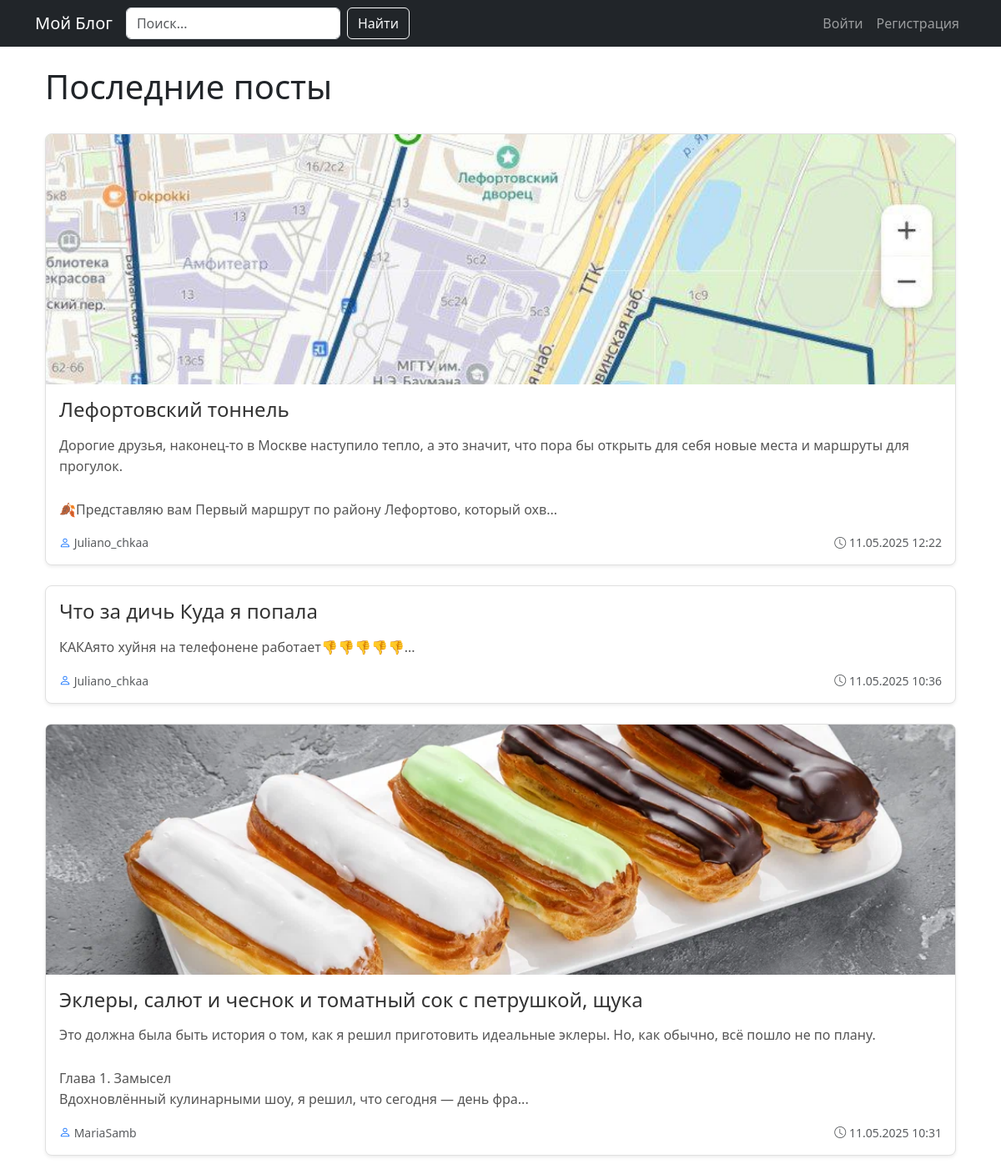
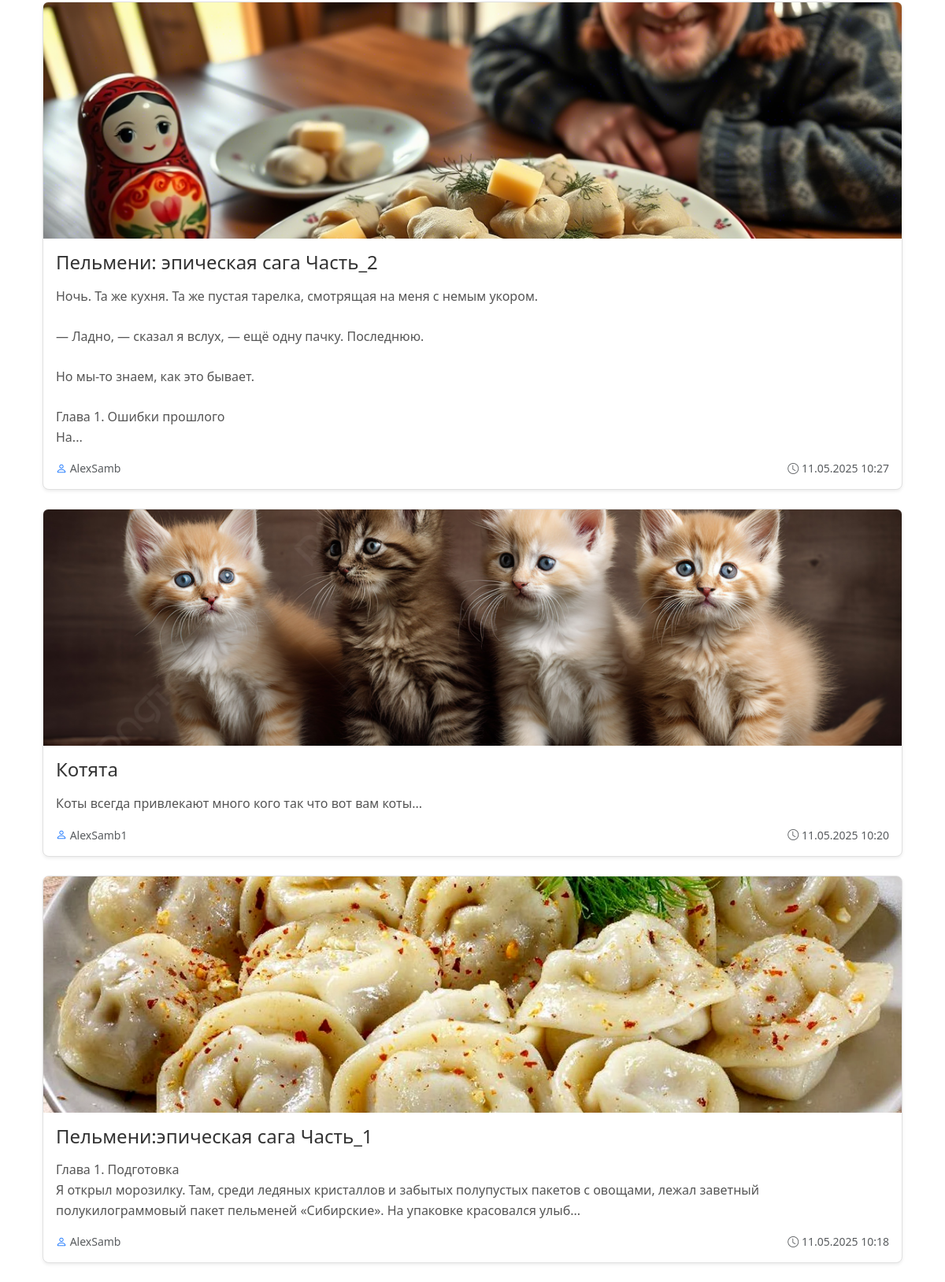
The page / on the database its author committed (2 pictures, top to bottom).
### app.py (models this page shows, shortened)
class Post(db.Model):
    id = db.Column(db.Integer, primary_key=True)
    title = db.Column(db.String(100), nullable=False)
    content = db.Column(db.Text, nullable=False)
    image_filename = db.Column(db.String(255))
    user_id = db.Column(db.Integer, db.ForeignKey('user.id'), nullable=False)
    created_at = db.Column(db.DateTime, default=datetime.utcnow)
    summary = db.Column(db.Text)

class User(UserMixin, db.Model):
    id = db.Column(db.Integer, primary_key=True)
    username = db.Column(db.String(50), unique=True, nullable=False)
    password_hash = db.Column(db.String(128))
    posts = db.relationship('Post', backref='author', lazy=True)
    avatar_filename = db.Column(db.String(255))
    @property
    def password(self):
        raise AttributeError('Пароль не доступен для чтения')

### app.py (the view)
@app.route('/')
def index():
    posts = Post.query.order_by(Post.created_at.desc()).all()
    return render_template('index.html', posts=posts)

### templates/index.html (shortened to what this page needs)
{% extends "base.html" %}
{% block content %}
<div class="container mt-4">
    <div class="d-flex justify-content-between align-items-center mb-4">
        <h1>Последние посты</h1>
    </div>
    <div class="row">
        {% for post in posts %}
        <div class="col-12 mb-4">
            <div class="card h-100 shadow-sm">
                <a href="{{ url_for('view_post', post_id=post.id) }}">
                    {% if post.image_filename %}
                        <img src="{{ url_for('static', filename='uploads/' + post.image_filename) }}"
                             alt="Изображение поста" class="card-img-top rounded-top" style="max-height: 300px; object-fit: cover;">
                    {% endif %}
                </a>
                <div class="card-body">
                    <div class="d-flex justify-content-between align-items-start">
                        <h2 class="card-title mb-3">{{ post.title }}</h2>
                    </div>
                    <p class="card-text">{{ post.content[:200] }}...</p>
                    <div class="d-flex justify-content-between align-items-center mt-3 text-muted">
                        <small>
                             <a href="{{ url_for('profile', username=post.author.username) }}" class="bi bi-person"></a>  {{ post.author.username }}
                        </small>
                        <small>
                            <i class="bi bi-clock"></i> {{ post.created_at.strftime('%d.%m.%Y %H:%M') }}
                        </small>
                    </div>
                </div>
            </div>
        </div>
        {% endfor %}
    </div>
</div>
<link rel="stylesheet" href="https://cdn.jsdelivr.net/npm/bootstrap-icons @1.8.0/font/bootstrap-icons.css">
{% endblock %}

### templates/index.html (style rules this page uses)
.card { transition: transform 0.2s; border-radius: 8px; border: 1px solid #e0e0e0; }
.card-title { font-size: 1.5rem; color: #333; }
.card-text { color: #555; line-height: 1.6; white-space: pre-line; }

### rows shown on the page
Post: image_filename (picture), title "Лефортовский тоннель", content "Дорогие друзья, наконец-то в Москве наступило тепло, а это значит, что пора бы открыть для себя новые места и маршруты для прогулок. 🍂Представляю вам Первый маршрут по району Лефортово, который охв", author.username "Juliano_chkaa", created_at "11.05.2025 12:22"
Post: title "Что за дичь Куда я попала", content "КАКАято хуйня на телефонене работает👎👎👎👎👎", author.username "Juliano_chkaa", created_at "11.05.2025 10:36"
Post: image_filename (picture), title "Эклеры, салют и чеснок и томатный сок с петрушкой, щука", content "Это должна была быть история о том, как я решил приготовить идеальные эклеры. Но, как обычно, всё пошло не по плану. Глава 1. Замысел Вдохновлённый кулинарными шоу, я решил, что сегодня — день фра", author.username "MariaSamb", created_at "11.05.2025 10:31"
Post: image_filename (picture), title "Пельмени: эпическая сага Часть_2", content "Ночь. Та же кухня. Та же пустая тарелка, смотрящая на меня с немым укором. — Ладно, — сказал я вслух, — ещё одну пачку. Последнюю. Но мы-то знаем, как это бывает. Глава 1. Ошибки прошлого На", author.username "AlexSamb", created_at "11.05.2025 10:27"
Post: image_filename (picture), title "Котята", content "Коты всегда привлекают много кого так что вот вам коты", author.username "AlexSamb1", created_at "11.05.2025 10:20"
Post: image_filename (picture), title "Пельмени:эпическая сага Часть_1", content "Глава 1. Подготовка Я открыл морозилку. Там, среди ледяных кристаллов и забытых полупустых пакетов с овощами, лежал заветный полукилограммовый пакет пельменей «Сибирские». На упаковке красовался улыб", author.username "AlexSamb", created_at "11.05.2025 10:18"
